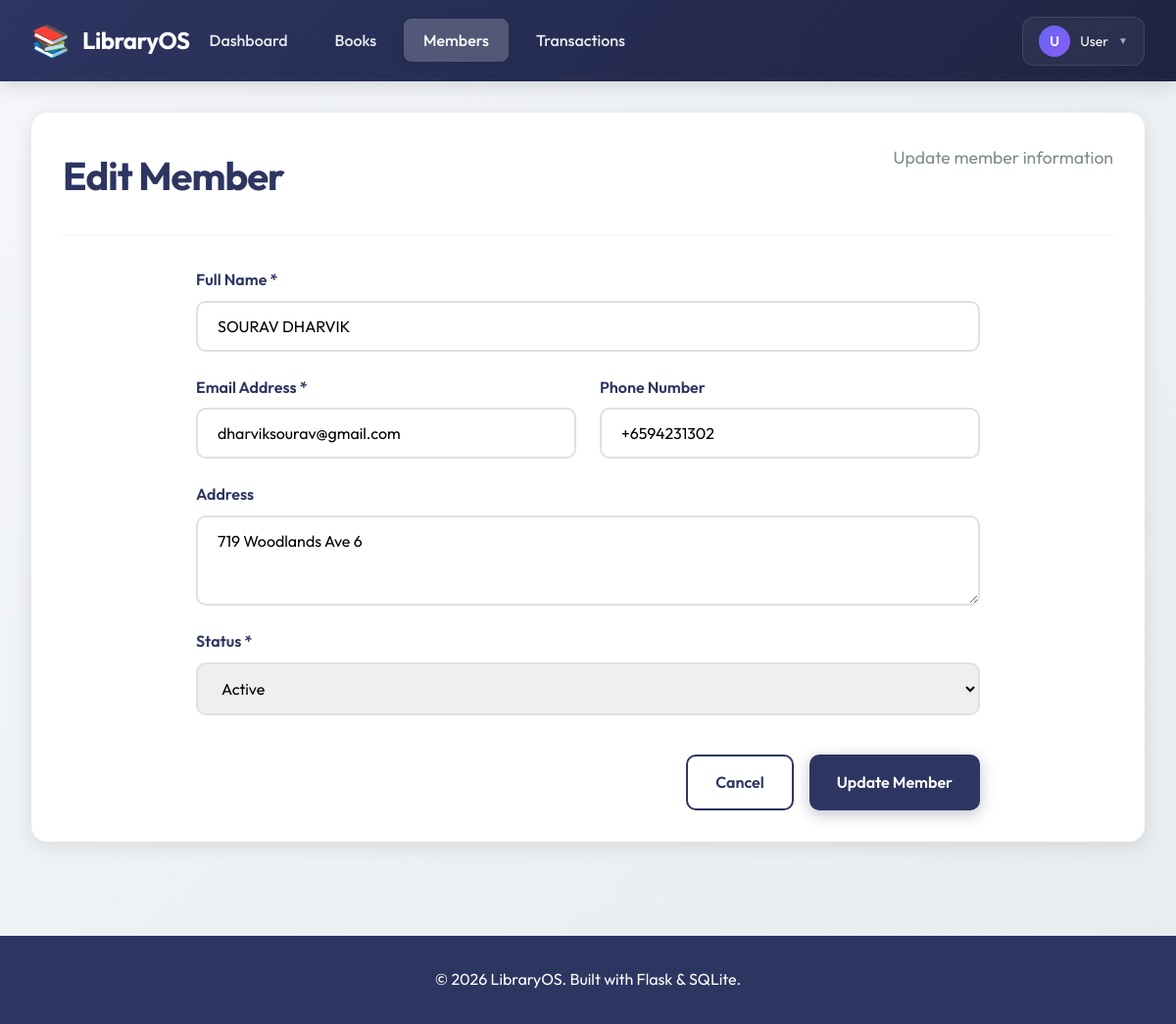
Page /members/edit/2 on the committed database.
### tables this page shows
CREATE TABLE members (
                id INTEGER PRIMARY KEY AUTOINCREMENT,
                name TEXT NOT NULL,
                email TEXT UNIQUE NOT NULL,
                phone TEXT,
                address TEXT,
                membership_date DATE DEFAULT CURRENT_DATE,
                status TEXT DEFAULT 'active',
                created_at TIMESTAMP DEFAULT CURRENT_TIMESTAMP
            );

### app.py (the view, shortened to what this page needs)
@app.route('/members/edit/<int:member_id>', methods=['GET', 'POST'])
def edit_member(member_id):
    with get_db() as conn:
        cursor = conn.cursor()
        member = cursor.execute('SELECT * FROM members WHERE id = ?', (member_id,)).fetchone()
    return render_template('edit_member.html', member=member)

### app.py (called while the page is built)
@app.before_request
def before_request():
    g.start_time = time.time()
    logger.info(f"Request: {request.method} {request.path} - IP: {request.remote_addr}")
    if request.args:
        logger.debug(f"Query params: {dict(request.args)}")

@app.after_request
def after_request(response):
    duration = time.time() - g.get('start_time', time.time())
    logger.info(
        f"Response: {request.method} {request.path} - "
        f"Status: {response.status_code} - Duration: {duration:.3f}s"
    )
    return response

@contextmanager
def get_db():
    logger.debug(f"Opening database connection to {DATABASE}")
    conn = sqlite3.connect(DATABASE)
    conn.row_factory = sqlite3.Row
    try:
        yield conn
    except sqlite3.Error as e:
        logger.error(f"Database error: {str(e)}")
        raise
    finally:
        conn.close()
        logger.debug("Database connection closed")

### templates/edit_member.html (shortened to what this page needs)
{% extends "base.html" %}
{% block content %}
<div class="page">
    <div class="page-header">
        <h1 class="page-title">Edit Member</h1>
        <p class="page-subtitle">Update member information</p>
    </div>
    <div class="form-container">
        <form method="post" class="form">
            <div class="form-row">
                <div class="form-group">
                    <label for="name" class="form-label">Full Name *</label>
                    <input type="text" id="name" name="name" class="form-input" value="{{ member.name }}" required>
                </div>
            </div>
            <div class="form-row">
                <div class="form-group">
                    <label for="email" class="form-label">Email Address *</label>
                    <input type="email" id="email" name="email" class="form-input" value="{{ member.email }}" required>
                </div>
                <div class="form-group">
                    <label for="phone" class="form-label">Phone Number</label>
                    <input type="tel" id="phone" name="phone" class="form-input" value="{{ member.phone or '' }}">
                </div>
            </div>
            <div class="form-row">
                <div class="form-group full-width">
                    <label for="address" class="form-label">Address</label>
                    <textarea id="address" name="address" class="form-textarea" rows="3">{{ member.address or '' }}</textarea>
                </div>
            </div>
            <div class="form-row">
                <div class="form-group">
                    <label for="status" class="form-label">Status *</label>
                    <select id="status" name="status" class="form-input" required>
                        <option value="active" {% if member.status == 'active' %}selected{% endif %}>Active</option>
                    </select>
                </div>
            </div>
            <div class="form-actions">
                <a href="{{ url_for('members') }}" class="btn btn-ghost">Cancel</a>
                <button type="submit" class="btn btn-primary">Update Member</button>
            </div>
        </form>
    </div>
</div>
{% endblock %}

### static/css/style.css (style rules this page uses)
:root { --primary: #2d3561; --primary-dark: #1e2442; --secondary: #f39c12; --success: #27ae60; --info: #3498db; --warning: #e74c3c; --dark: #1a1a2e; --light: #f8f9fa; --border: #e0e0e0; --shadow: rgba(0, 0, 0, 0.1); --shadow-lg: rgba(0, 0, 0, 0.15); --text: #2c3e50; --text-muted: #7f8c8d; --bg-hover: #f5f6fa; --gradient: linear-gradient(135deg, var(--primary) 0%, var(--primary-dark) 100%); }
* { margin: 0; padding: 0; box-sizing: border-box; }
body { font-family: 'Outfit', -apple-system, BlinkMacSystemFont, 'Segoe UI', sans-serif; background: linear-gradient(to bottom right, #f5f7fa 0%, #e8ecef 100%); color: var(--text); line-height: 1.6; min-height: 100vh; }
.page { background: white; border-radius: 16px; padding: 2rem; box-shadow: 0 4px 20px var(--shadow); }
.page-header { display: flex; justify-content: space-between; align-items: flex-start; margin-bottom: 2rem; padding-bottom: 1.5rem; border-bottom: 2px solid var(--light); }
.page-title { font-size: 2.5rem; font-weight: 700; color: var(--primary); margin-bottom: 0.25rem; letter-spacing: -1px; }
.page-subtitle { color: var(--text-muted); font-size: 1.1rem; }
.btn { display: inline-block; padding: 0.875rem 1.75rem; border: none; border-radius: 10px; font-size: 1rem; font-weight: 600; text-decoration: none; cursor: pointer; transition: all 0.3s ease; font-family: inherit; }
.btn-primary { background: var(--primary); color: white; box-shadow: 0 4px 15px rgba(45, 53, 97, 0.3); }
.btn-ghost { background: transparent; color: var(--primary); border: 2px solid var(--primary); }
.form-container { max-width: 800px; margin: 0 auto; }
.form { display: flex; flex-direction: column; gap: 1.5rem; }
.form-row { display: grid; grid-template-columns: repeat(auto-fit, minmax(250px, 1fr)); gap: 1.5rem; }
.form-group { display: flex; flex-direction: column; }
.form-group.full-width { grid-column: 1 / -1; }
.form-label { font-weight: 600; margin-bottom: 0.5rem; color: var(--primary); }
.form-input, .form-textarea { padding: 0.875rem 1.25rem; border: 2px solid var(--border); border-radius: 10px; font-size: 1rem; font-family: inherit; transition: all 0.3s ease; }
.form-textarea { resize: vertical; }
.form-actions { display: flex; gap: 1rem; justify-content: flex-end; margin-top: 1rem; }

### rows in the picture
members: name "SOURAV DHARVIK", email "dharviksourav@gmail.com", phone "+6594231302", address "719 Woodlands Ave 6", status "Active"

### other values in the picture
{{ session.get('username', 'U')[0]|upper }} "U"
{{ session.get('username', 'User') }} "User"
